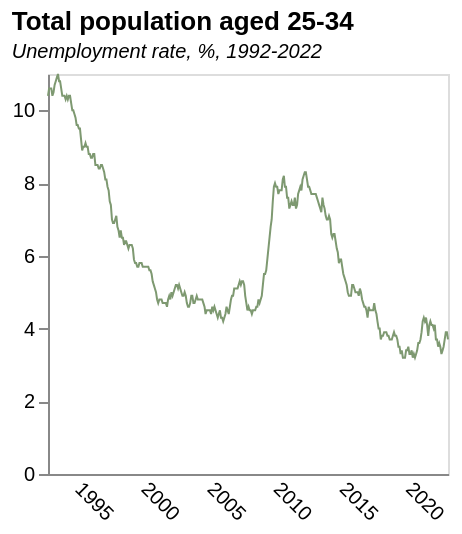

Write the Vega-Lite specification saved for this chart.
### Vega-Lite specification from a JSON file in a GitHub repository (floating-point values rounded to 4 significant figures; data arrays with more than 128 entries replaced by an {"elided": "..."} marker saying what was removed)
{"$schema": "https://vega.github.io/schema/vega-lite/v5.json", "title": {"text": "Total population aged 25-34 ", "subtitle": "Unemployment rate, %, 1992-2022", "subtitleFontStyle": "italic", "subtitleFontSize": 10, "anchor": "start", "color": "black"}, "data": {"values": {"elided": "364 records"}}, "height": 200, "width": 200, "mark": {"type": "line", "strokeWidth": 1, "color": "#7E9971"}, "encoding": {"x": {"field": "date", "type": "temporal", "axis": {"title": "", "grid": false, "ticks": false, "labelAngle": 45}}, "y": {"field": "value", "type": "quantitative", "axis": {"title": "", "grid": false}}}}
